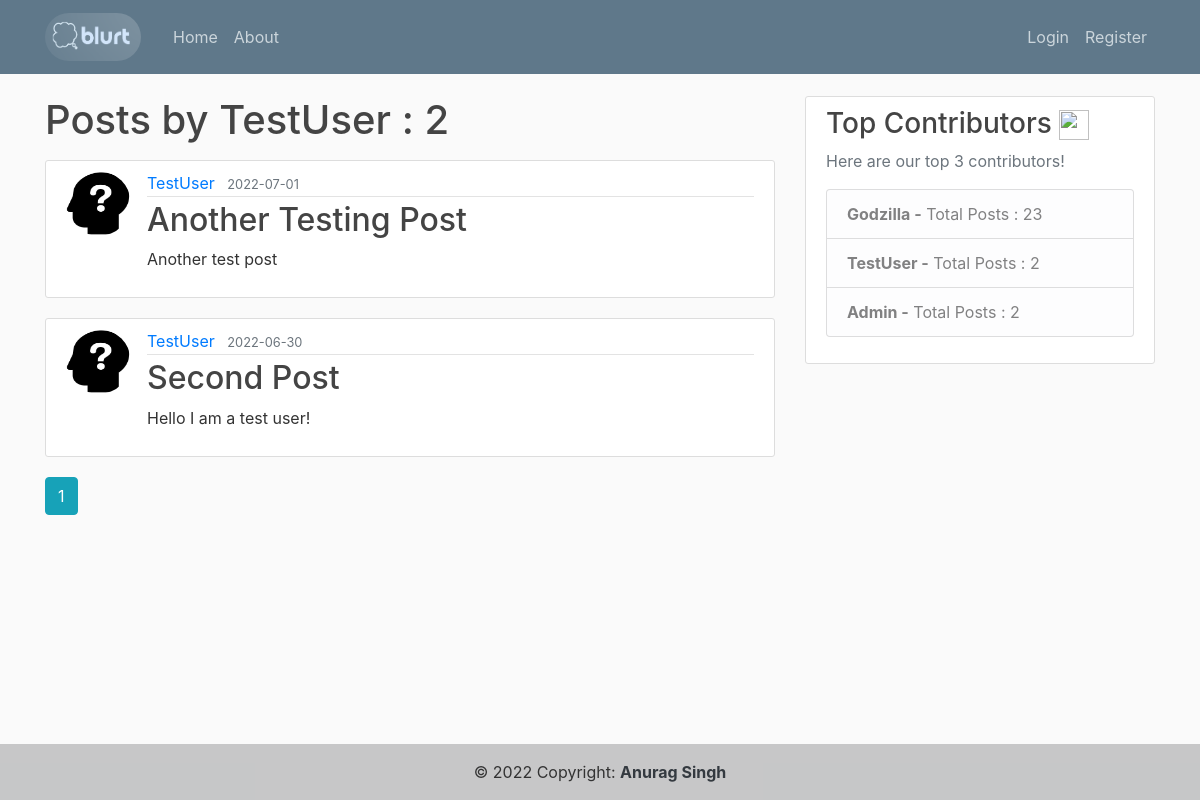
Page /user/TestUser on the committed database.
### blurt/models.py (models this page shows, shortened)
class User(db.Model, UserMixin):
    id=db.Column(db.Integer,primary_key=True)
    username=db.Column(db.String(20), unique=True, nullable=False)
    email=db.Column(db.String(120), unique=True, nullable=False)
    image_file=db.Column(db.String(20), nullable=False, default='default.jpg')
    password=db.Column(db.String(60), nullable=False)
    posts=db.relationship('Post', backref='author', lazy=True)

class Post(db.Model, UserMixin):
    id=db.Column(db.Integer,primary_key=True)
    title=db.Column(db.String(100), nullable=False)
    date_posted=db.Column(db.DateTime, nullable=False, default=datetime.utcnow)
    content=db.Column(db.Text, nullable=False)
    user_id=db.Column(db.Integer, db.ForeignKey('user.id'), nullable=False)

### blurt/users/routes.py (the view)
@users.route("/user/<username>")
def user_posts(username):
    page=request.args.get('page', 1, type=int)
    user=User.query.filter_by(username=username).first_or_404()
    posts=Post.query.filter_by(author=user).order_by(Post.date_posted.desc()).paginate(page=page,per_page=5)
    return render_template('user_posts.html',posts=posts, user=user, top_contributions=top_contributions())

### blurt/users/utils.py (called while the page is built)
def top_contributions():
    all_users=User.query.all()
    top_contri=dict()
    for user in all_users:
        posts=Post.query.filter_by(author=user).all()
        top_contri[user.username]=len(posts)
    c=Counter(top_contri)
    return c.most_common(3)

### blurt/templates/user_posts.html
{% extends "layout.html" %}
{% block content %}
<h1 class="mb-3">Posts by {{user.username}} : {{posts.total}}</h1>
{% for post in posts.items %}
<article class="media content-section">
  <img class="rounded-circle article-img" src="{{url_for('static', filename='profile_pics/'+post.author.image_file)}}" alt="">
  <div class="media-body">
    <div class="article-metadata">
      <a class="mr-2" href="{{url_for('users.user_posts', username=post.author.username)}}">{{ post.author.username }}</a>
      <small class="text-muted">{{ post.date_posted.strftime('%Y-%m-%d') }}</small>
    </div>
    <h2><a class="article-title" href="{{url_for('posts.post', post_id=post.id)}}">{{ post.title }}</a></h2>
    <p class="article-content">{{ post.content }}</p>
  </div>
</article>
{% endfor %}
{% for page_num in posts.iter_pages(left_edge=1, right_edge=1, left_current=1, right_current=2) %}
  {% if page_num %}
    {% if posts.page==page_num %}
      <a class="btn btn-info mb-4" href="{{url_for('users.user_posts', username=user.username, page=page_num)}}">{{page_num}}</a>
    {% else %}
      <a class="btn btn-outline-info mb-4" href="{{url_for('users.user_posts', username=user.username, page=page_num)}}">{{page_num}}</a>
    {% endif %}
  {% else %}
  ...
  {% endif %}
{% endfor %}
{% endblock content %}

### blurt/templates/layout.html (shortened to what this page needs)
<!DOCTYPE html>
<html lang="en" dir="ltr">
<head>
  <link rel="stylesheet" href="https://cdn.jsdelivr.net/npm/bootstrap@4.3.1/dist/css/bootstrap.min.css">
  <link rel="stylesheet" type='text/css' href="{{url_for('static',filename='main.css')}}">
</head>
<body>
  <header class="site-header">
    <nav class="navbar navbar-expand-md navbar-dark bg-steel fixed-top mb-2">
      <div class="container">
        <a class="navbar-brand mr-4" href="{{url_for('main.home')}}"> <img src="{{url_for('static', filename='logo.png')}}" alt="logo" style='border-radius:50px; height:3rem;width:6rem;'> </a>
        <div class="collapse navbar-collapse" id="navbarToggle">
          <div class="navbar-nav mr-auto">
            <a class="nav-item nav-link" href="{{url_for('main.home')}}">Home</a>
            <a class="nav-item nav-link" href="{{url_for('main.about')}}">About</a>
          </div>
          <div class="navbar-nav">
            {% if current_user.is_authenticated %}
              <a class="nav-item nav-link" href="{{url_for('posts.new_post')}}">New Post</a>
              <a class="nav-item nav-link" href="{{url_for('users.account')}}">Account</a>
              <a class="nav-item nav-link" href="{{url_for('users.logout')}}">Logout</a>
            {% else %}
              <a class="nav-item nav-link" href="{{url_for('users.login')}}">Login</a>
              <a class="nav-item nav-link" href="{{url_for('users.register')}}">Register</a>
            {% endif %}
          </div>
        </div>
      </div>
    </nav>
  </header>
  <main role="main" class="container">
    <div class="row">
      <div class="col-md-8">
        {% block content %}{% endblock %}
      </div>
      <div class="col-md-4 sidebar">
        <div class="content-section">
          <h3>Top Contributors <img src="https://upload.wikimedia.org/wikipedia/commons/thumb/2/25/Simple_gold_crown.svg/1200px-Simple_gold_crown.svg.png" style="height:30px;width:30px;" alt=""> </h3>
          <p class='text-muted'>Here are our top 3 contributors!
            <ul class="list-group">
              {% if top_contributions %}
              {% for x,y in top_contributions %}
              <li class="list-group-item list-group-item-light"><b>{{x}} -</b> Total Posts : {{y}}</li>
              {% endfor %}
              {% endif %}
            </ul>
          </p>
        </div>
      </div>
    </div>
  </main>
  <footer class="bg-light text-center text-lg-start">
  <div class="text-center p-3" style="background-color: rgba(0, 0, 0, 0.2);">
    © <span><script>document.write(/\d{4}/.exec(Date())[0])</script></span> Copyright:
    <a class="text-dark" href="https://www.linkedin.com/in/anurag5111/"><strong>Anurag Singh</strong></a>
  </div>
  </footer>
</body>
</html>

### blurt/static/main.css (style rules this page uses)
html { position: relative; min-height: -webkit-fill-available; }
body { background: #fafafa; color: #333333; margin-top: 6rem; margin-bottom:5rem; }
footer { width: 100%; position: absolute; bottom:0; }
h1, h2, h3, h4, h5, h6 { color: #444444; }
.bg-steel { background-color: #5f788a; }
.site-header .navbar-nav .nav-link { color: #cbd5db; }
.content-section { background: #ffffff; padding: 10px 20px; border: 1px solid #dddddd; border-radius: 3px; margin-bottom: 20px; }
.article-title { color: #444444; }
.article-content { white-space: pre-line; }
.article-img { height: 65px; width: 65px; margin-right: 16px; }
.article-metadata { padding-bottom: 1px; margin-bottom: 4px; border-bottom: 1px solid #e3e3e3 }

### rows in the picture
User: username "TestUser", id "2"
Post: image_file (placeholder picture), author.username "TestUser", date_posted "2022-07-01", title "Another Testing Post", content "Another test post"
Post: image_file (placeholder picture), author.username "TestUser", date_posted "2022-06-30", title "Second Post", content "Hello I am a test user!"
User: username "Godzilla", y "23"
User: username "Admin", y "2"

### other values in the picture
{{ posts.total }} "2"
{{ page_num }} "1"
